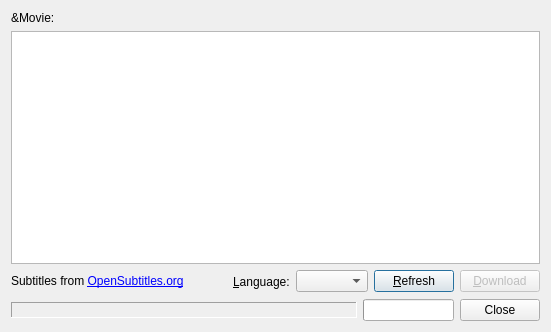
<ui version="4.0" >
 <class>FindSubtitlesWindow</class>
 <widget class="QDialog" name="FindSubtitlesWindow" >
  <property name="geometry" >
   <rect>
    <x>0</x>
    <y>0</y>
    <width>551</width>
    <height>332</height>
   </rect>
  </property>
  <property name="windowTitle" >
   <string>Find Subtitles using OpenSubtitles.org</string>
  </property>
  <layout class="QGridLayout" name="gridLayout" >
   <item row="0" column="0" >
    <widget class="QLabel" name="fileNameLabel" >
     <property name="text" >
      <string>&amp;Movie:</string>
     </property>
    </widget>
   </item>
   <item row="0" column="1" >
    <widget class="FileChooserWidget" native="1" name="fileChooserWidget" >
     <property name="sizePolicy" >
      <sizepolicy vsizetype="Preferred" hsizetype="Preferred" >
       <horstretch>1</horstretch>
       <verstretch>0</verstretch>
      </sizepolicy>
     </property>
    </widget>
   </item>
   <item row="1" column="0" colspan="2" >
    <widget class="QTreeView" name="treeView" />
   </item>
   <item row="2" column="0" colspan="2" >
    <layout class="QHBoxLayout" name="horizontalLayout_2" >
     <item>
      <widget class="QLabel" name="openSubtitlesLabel" >
       <property name="text" >
        <string>Subtitles from &lt;a href="http://opensubtitles.org">OpenSubtitles.org&lt;/a></string>
       </property>
       <property name="openExternalLinks" >
        <bool>true</bool>
       </property>
      </widget>
     </item>
     <item>
      <spacer name="spacer" >
       <property name="orientation" >
        <enum>Qt::Horizontal</enum>
       </property>
       <property name="sizeHint" stdset="0" >
        <size>
         <width>158</width>
         <height>23</height>
        </size>
       </property>
      </spacer>
     </item>
     <item>
      <widget class="QLabel" name="languageLabel" >
       <property name="text" >
        <string>&amp;Language:</string>
       </property>
       <property name="buddy" >
        <cstring>languageComboBox</cstring>
       </property>
      </widget>
     </item>
     <item>
      <widget class="QComboBox" name="languageComboBox" />
     </item>
     <item>
      <widget class="QPushButton" name="refreshButton" >
       <property name="text" >
        <string>&amp;Refresh</string>
       </property>
      </widget>
     </item>
     <item>
      <widget class="QPushButton" name="downloadButton" >
       <property name="enabled" >
        <bool>false</bool>
       </property>
       <property name="text" >
        <string>&amp;Download</string>
       </property>
      </widget>
     </item>
    </layout>
   </item>
   <item row="3" column="0" colspan="2" >
    <layout class="QHBoxLayout" name="horizontalLayout" >
     <item>
      <widget class="QLabel" name="statusLabel" >
       <property name="sizePolicy" >
        <sizepolicy vsizetype="Fixed" hsizetype="Expanding" >
         <horstretch>1</horstretch>
         <verstretch>0</verstretch>
        </sizepolicy>
       </property>
       <property name="frameShape" >
        <enum>QFrame::Panel</enum>
       </property>
       <property name="frameShadow" >
        <enum>QFrame::Sunken</enum>
       </property>
      </widget>
     </item>
     <item>
      <widget class="QProgressBar" name="progressBar" >
       <property name="textVisible" >
        <bool>false</bool>
       </property>
      </widget>
     </item>
     <item>
      <widget class="QDialogButtonBox" name="buttonBox" >
       <property name="orientation" >
        <enum>Qt::Horizontal</enum>
       </property>
       <property name="standardButtons" >
        <set>QDialogButtonBox::Close</set>
       </property>
      </widget>
     </item>
    </layout>
   </item>
  </layout>
 </widget>
 <customwidgets>
  <customwidget>
   <class>FileChooserWidget</class>
   <extends>QWidget</extends>
   <header location="global" >tkutil/FileChooserWidget.h</header>
   <container>1</container>
  </customwidget>
 </customwidgets>
 <resources/>
 <connections>
  <connection>
   <sender>buttonBox</sender>
   <signal>accepted()</signal>
   <receiver>FindSubtitlesWindow</receiver>
   <slot>accept()</slot>
   <hints>
    <hint type="sourcelabel" >
     <x>521</x>
     <y>347</y>
    </hint>
    <hint type="destinationlabel" >
     <x>157</x>
     <y>274</y>
    </hint>
   </hints>
  </connection>
  <connection>
   <sender>buttonBox</sender>
   <signal>rejected()</signal>
   <receiver>FindSubtitlesWindow</receiver>
   <slot>reject()</slot>
   <hints>
    <hint type="sourcelabel" >
     <x>521</x>
     <y>347</y>
    </hint>
    <hint type="destinationlabel" >
     <x>286</x>
     <y>274</y>
    </hint>
   </hints>
  </connection>
 </connections>
</ui>
